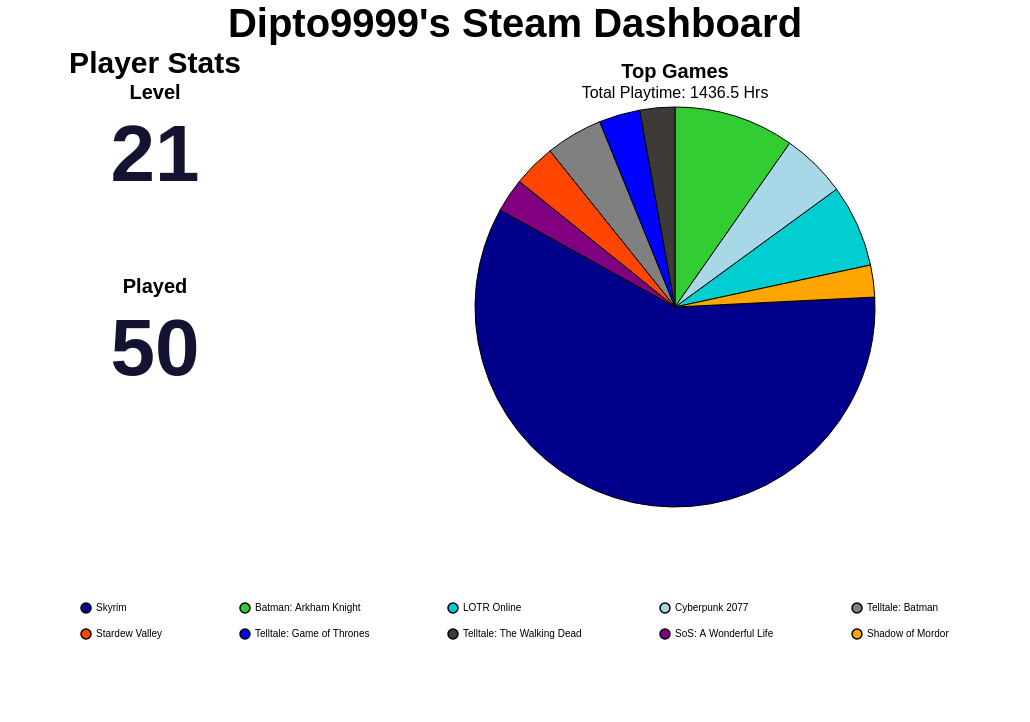

Vega-Lite specification stored for this chart:
### Vega-Lite specification from a JSON file in a GitHub repository (floating-point values rounded to 4 significant figures)
{"config": {"view": {"continuousWidth": 300, "continuousHeight": 300, "strokeOpacity": 0, "strokeWidth": 1.5}, "axis": {"labelFontSize": 12, "titleFontSize": 16}, "legend": {"labelFontSize": 12, "titleFontSize": 16}}, "hconcat": [{"vconcat": [{"data": {"name": "data-2499b64f9be58983f459d2071ccce1f4"}, "mark": {"type": "text", "align": "center", "baseline": "middle", "color": "#141331", "fontSize": 80, "fontWeight": "bold"}, "encoding": {"text": {"field": "Value", "type": "quantitative"}, "x": {"axis": null, "field": "Metric", "type": "nominal"}, "y": {"value": 50}}, "height": 150, "title": {"text": "Level", "anchor": "middle", "fontSize": 20}, "width": 300}, {"data": {"name": "data-3d361614c23f12396fa0eab35a1d9e7a"}, "mark": {"type": "text", "align": "center", "baseline": "middle", "color": "#141331", "fontSize": 80, "fontWeight": "bold"}, "encoding": {"text": {"field": "Value", "type": "quantitative"}, "x": {"axis": null, "field": "Metric", "type": "nominal"}, "y": {"value": 50}}, "height": 150, "title": {"text": "Played", "anchor": "middle", "fontSize": 20}, "width": 300}], "title": {"text": "Player Stats", "anchor": "middle", "fontSize": 30}}, {"data": {"name": "data-cb59fc403b63e1e6dc5d28073986ffd6"}, "mark": {"type": "arc", "stroke": "black", "strokeWidth": 1}, "encoding": {"color": {"field": "name", "legend": {"columnPadding": 75, "columns": 5, "direction": "horizontal", "labelFontSize": 10, "orient": "bottom", "padding": 75, "rowPadding": 10, "title": "", "titleAlign": "center", "titleFontSize": 16}, "scale": {"range": ["#00008B", "#32CD32", "#00CED1", "#A8D7E7", "#808080", "#FF4500", "#0000FF", "#3D3A38", "#800080", "#FFA500", "#006400", "#8B0000", "#FFD700", "#4682B4", "#2E8B57"]}, "sort": null, "type": "nominal"}, "theta": {"field": "playtime_percentage", "type": "quantitative"}, "tooltip": [{"field": "name", "title": "Game", "type": "nominal"}, {"field": "playtime_forever", "format": ".1f", "title": "Time (Hrs)", "type": "quantitative"}, {"field": "playtime_percentage", "format": ".2f", "title": "Playtime (%)", "type": "quantitative"}]}, "height": 400, "title": {"text": "Top Games", "anchor": "middle", "fontSize": 20, "subtitle": "Total Playtime: 1436.5 Hrs", "subtitleFontSize": 16}, "width": 700}], "padding": {"left": 250, "right": 250, "top": 0, "bottom": 0}, "title": {"text": "Dipto9999's Steam Dashboard", "anchor": "middle", "fontSize": 40}, "$schema": "https://vega.github.io/schema/vega-lite/v6.4.1.json", "datasets": {"data-2499b64f9be58983f459d2071ccce1f4": [{"Metric": "Level", "Value": 21}], "data-3d361614c23f12396fa0eab35a1d9e7a": [{"Metric": "Played", "Value": 50}], "data-cb59fc403b63e1e6dc5d28073986ffd6": [{"name": "Skyrim", "playtime_forever": 845.3, "appid": 72850, "playtime_percentage": 58.84}, {"name": "Batman: Arkham Knight", "playtime_forever": 139.7, "appid": 208650, "playtime_percentage": 9.72}, {"name": "LOTR Online", "playtime_forever": 95.7, "appid": 212500, "playtime_percentage": 6.66}, {"name": "Cyberpunk 2077", "playtime_forever": 75.47, "appid": 1091500, "playtime_percentage": 5.25}, {"name": "Telltale: Batman", "playtime_forever": 66.22, "appid": 498240, "playtime_percentage": 4.61}, {"name": "Stardew Valley", "playtime_forever": 49.5, "appid": 413150, "playtime_percentage": 3.45}, {"name": "Telltale: Game of Thrones", "playtime_forever": 47.68, "appid": 330840, "playtime_percentage": 3.32}, {"name": "Telltale: The Walking Dead", "playtime_forever": 40.52, "appid": 207610, "playtime_percentage": 2.82}, {"name": "SoS: A Wonderful Life", "playtime_forever": 39.42, "appid": 2111170, "playtime_percentage": 2.74}, {"name": "Shadow of Mordor", "playtime_forever": 37.05, "appid": 241930, "playtime_percentage": 2.58}]}}
